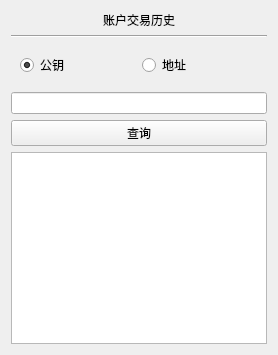
               <widget class="QWidget" name="tab_5">
                <attribute name="title">
                 <string>账户交易历史</string>
                </attribute>
                <layout class="QVBoxLayout" name="verticalLayout_20">
                 <item>
                  <layout class="QVBoxLayout" name="verticalLayout_5">
                   <item>
                    <widget class="QLabel" name="label_6">
                     <property name="text">
                      <string>账户交易历史</string>
                     </property>
                     <property name="alignment">
                      <set>Qt::AlignCenter</set>
                     </property>
                    </widget>
                   </item>
                   <item>
                    <widget class="Line" name="line_10">
                     <property name="orientation">
                      <enum>Qt::Horizontal</enum>
                     </property>
                    </widget>
                   </item>
                   <item>
                    <layout class="QHBoxLayout" name="horizontalLayout_7">
                     <item>
                      <widget class="QWidget" name="widget_6" native="true">
                       <layout class="QHBoxLayout" name="horizontalLayout_23">
                        <item>
                         <widget class="QRadioButton" name="rdoTHPubKey">
                          <property name="text">
                           <string>公钥</string>
                          </property>
                          <property name="checked">
                           <bool>true</bool>
                          </property>
                         </widget>
                        </item>
                        <item>
                         <widget class="QRadioButton" name="radioButton_8">
                          <property name="text">
                           <string>地址</string>
                          </property>
                         </widget>
                        </item>
                       </layout>
                      </widget>
                     </item>
                    </layout>
                   </item>
                   <item>
                    <widget class="QLineEdit" name="edtTHEdit"/>
                   </item>
                   <item>
                    <widget class="QPushButton" name="btnTranslateHistory">
                     <property name="text">
                      <string>查询</string>
                     </property>
                    </widget>
                   </item>
                   <item>
                    <widget class="QPlainTextEdit" name="edtTHPlanText"/>
                   </item>
                  </layout>
                 </item>
                </layout>
               </widget>
